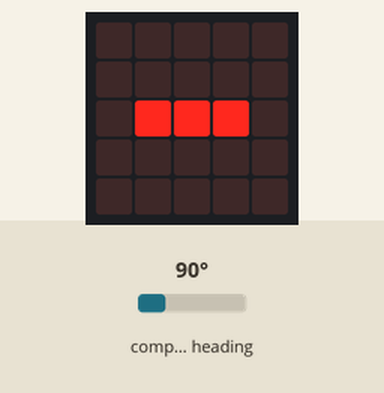
Simulated run of this program. Board: BBC micro:bit (MakeCode). On the bench: the board's 5×5 LED display. The inputs (shaded band) are chosen by the test bench; at power-on: compass heading 90°. The compass is already calibrated.

Above: at 1.2 s.
1.3 s: compass heading set to 50°
2.8 s: compass heading set to 41°
At 3.9 s:
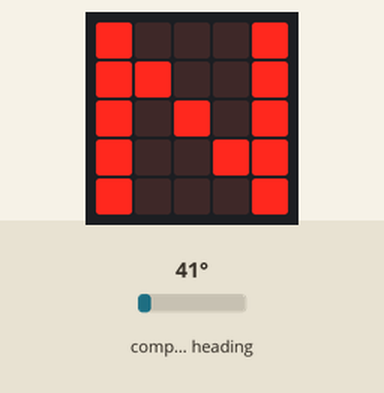
4.5 s: compass heading set to 90°
At 5.4 s:
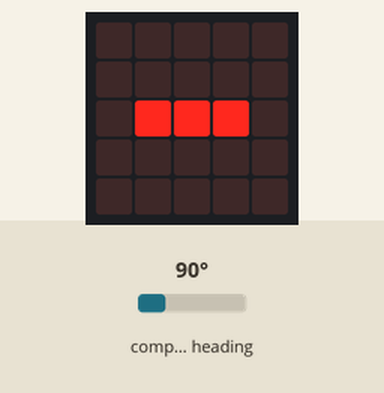
6.1 s: compass heading set to 7°
At 6.8 s:
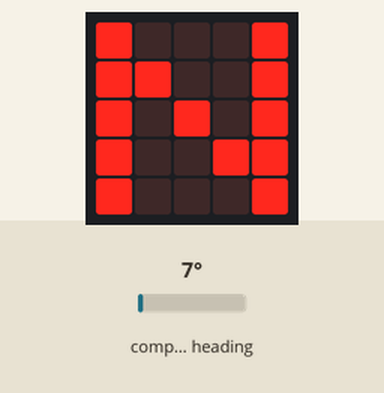
Timing chart, 0 to 8.6 s (numbered marks = the images above; inputs shaded):
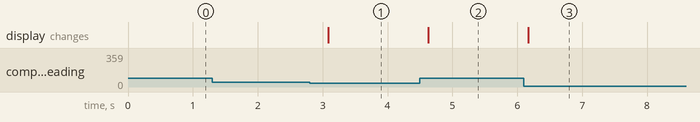

Measured:
- the behaviour switches between 46 and 45° on compass heading (found by bisection; images 0 and 1)
- after the input at 1.3 s, every drawn part: stays the same
- after the input at 2.8 s, the display: changes after 0.28 s (image 1)
- after the input at 4.5 s, the display: changes after 0.12 s (image 2)
- after the input at 6.1 s, the display: changes after 0.07 s (image 3)

The program:

main.ts
```typescript
basic.forever(function () {
    if (input.compassHeading() > 315 && input.compassHeading() <= 360 || input.compassHeading() > 0 && input.compassHeading() <= 45) {
        basic.showString("N")
    } else {
        basic.showString("-")
    }
})
```

test.ts
```typescript
// 在此处测试；当此软件包作为插件使用时，将不会编译此软件包。
```
